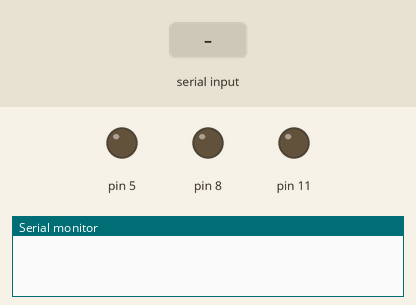
Recording of a sketch running on a simulated Arduino Uno, built with avr-gcc and run on an emulated ATmega328P. Parts: output pins drawn as LEDs (lit = HIGH), the last lines printed to the serial monitor. The test bench sets the inputs (shaded band).

Above: at 1.2 s.
1.3 s: "1" received over Serial
At 2.4 s:
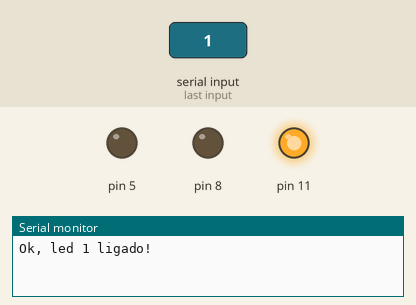
2.8 s: "2" received over Serial
At 3.5 s:
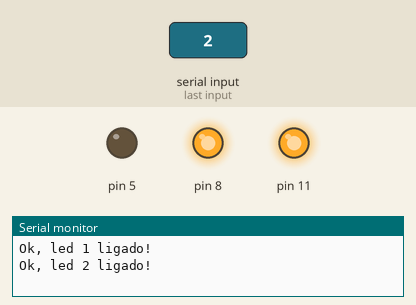
4.3 s: "a" received over Serial
At 4.7 s:
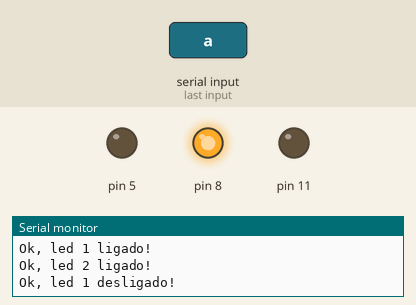
5.8 s: "3" received over Serial
At 7.0 s:
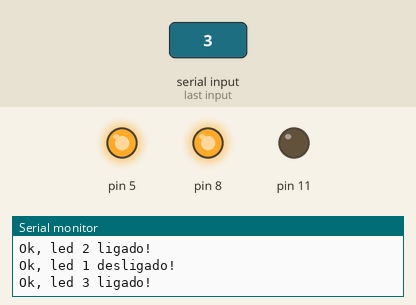
7.3 s: "b" received over Serial
At 8.2 s:
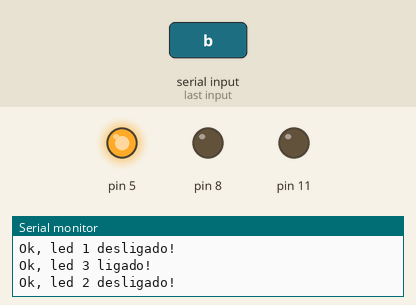
8.8 s: "c" received over Serial
At 9.3 s:
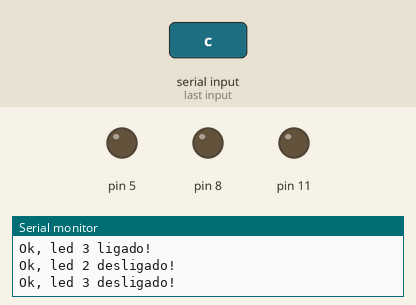
Timing chart, 0 to 11.3 s (numbered marks = the images above; inputs shaded):
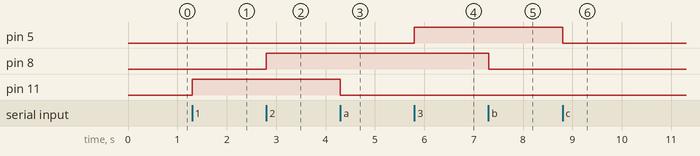

The sketch:

Bluetooth_serial_print.ino
```cpp
const int portaLed = 13;

void setup()
{
  Serial.begin(9600);
  pinMode(11, OUTPUT);
  pinMode(8, OUTPUT);
  pinMode(5, OUTPUT);

}

void loop()
{
  if (Serial.available())
  {
    int c = Serial.read();
    if (c == '1')
    {
      digitalWrite(11, HIGH);
      Serial.println("Ok, led 1 ligado!");
    }
     if (c == '2')
    {
      digitalWrite(8, HIGH);
      Serial.println("Ok, led 2 ligado!");
    }
     if (c == '3')
    {
      digitalWrite(5, HIGH);
      Serial.println("Ok, led 3 ligado!");
    }
    else if (c == 'a')
    {
      digitalWrite(11, LOW);
      Serial.println("Ok, led 1 desligado!");
    }
    if (c == 'b')
    {
      digitalWrite(8, LOW);
      Serial.println("Ok, led 2 desligado!");
    }
    if (c == 'c')
    {
      digitalWrite(5, LOW);
      Serial.println("Ok, led 3 desligado!");
    }
  }
}
```

Measured:
- after the input at 1.3 s, pin 11: LOW → HIGH at once
- after the input at 2.8 s, pin 8: LOW → HIGH at once
- after the input at 4.3 s, pin 11: HIGH → LOW at once
- after the input at 5.8 s, pin 5: LOW → HIGH at once
- after the input at 7.3 s, pin 8: HIGH → LOW at once
- after the input at 8.8 s, pin 5: HIGH → LOW at once
